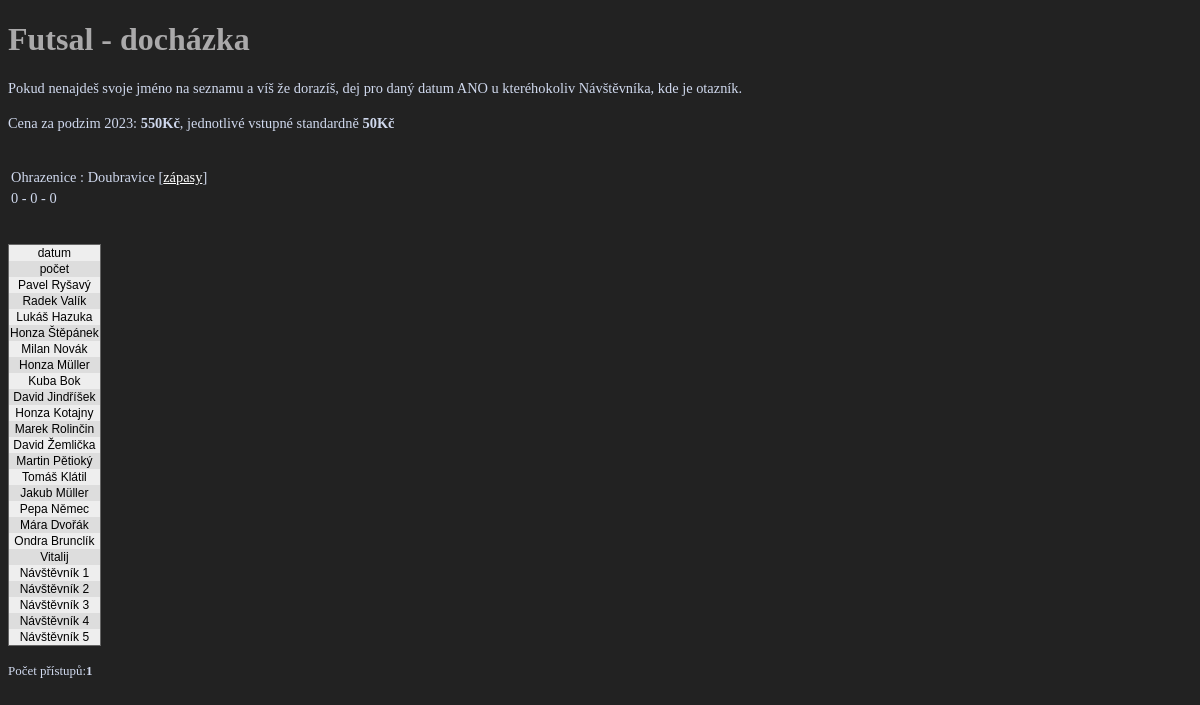
The page / on the database its author committed.
### tables this page shows
CREATE TABLE `t_player` (
  `id` int(11) NOT NULL,
  `name` varchar(50) DEFAULT NULL,
  `surname` varchar(50) DEFAULT NULL,
  `email` varchar(50) DEFAULT NULL,
  `telefon` varchar(50) DEFAULT NULL,
  `comment` text
);

### index.php (the view, shortened to what this page needs)
<!DOCTYPE html>
<html>
<head>
                <link rel="stylesheet" href="css/main.css">
</head>
<?
$dbhost = 'sql2.webzdarma.cz';
$dbuser = 'ohrazenice.k8801';
$dbpass = 'mullerj1';
$spojeni = mysql_connect($dbhost, $dbuser, $dbpass);
$ohio = mysql_query("select count(vysledek) as ohio from t_score where vysledek = 1 and datum > '2023-09-01'",$spojeni);
$doub = mysql_query("select count(vysledek) as doub from t_score where vysledek = 2 and datum > '2023-09-01'",$spojeni);
$remizy = mysql_query("select count(vysledek) as remizy from t_score where vysledek = 0 and datum > '2023-09-01'",$spojeni);
?>
<body>
	<h1>Futsal - docházka</h1>
	<div class="message">Pokud nenajdeš svoje jméno na seznamu a víš že dorazíš, dej pro daný datum ANO u kteréhokoliv Návštěvníka, kde je otazník.</div>
	<br />
	<div class="message">Cena za podzim 2023: <b>550Kč</b>, jednotlivé vstupné standardně <b>50Kč</b><div>
	<br />
	<br />
	<table class="att1">
		<tr class="att1">
			<td class="att1">Ohrazenice : Doubravice [<a href="skore.php?sezona=0" onclick="">zápasy</a>]</td>
		</tr>
		<tr class="att1">
			<td class="att1">
			<?
				$zaznam = mysql_fetch_array($ohio);
				echo $zaznam["ohio"] . ' - ';
				$zaznam = mysql_fetch_array($remizy);
				echo $zaznam["remizy"] . ' - ';
				$zaznam = mysql_fetch_array($doub);
				echo $zaznam["doub"];
			?>
			</td>
		</tr>
	</table>
    <br />
	<br />
	<table class="att">
		<tr class="att">
        <td class="att">datum</td>
<?
echo '</tr>'. "\n";
echo '<tr class="att">';
echo '<td class="att">počet</td>';
echo '</tr>' . "\n";
$vysledek = mysql_query("SELECT id, surname, name, comment FROM t_player order by id",$spojeni);
while ($zaznam = mysql_fetch_array($vysledek) ):
                echo '<tr class="att">';
                echo '<td class="att">';
                echo $zaznam["name"] . " ";
                echo $zaznam["surname"];
                echo '</td>' . "\n";
                echo '</tr>' . "\n";
endwhile;
echo '</table>'. "\n";
?>
<br />
<div class="message">Počet přístupů:<b><? require "pocitadlo.php"?></b></div>
<br />
<br />
</body>
</html>

### pocitadlo.php (shortened to what this page needs)
<?
function pristup()
{
		$fp = FOpen("pocitadlo.dat", "r+");
		$pristupu = fGetS($fp,10)+1 ;
		echo $pristupu;
}
?>

### css/main.css (style rules this page uses)
﻿BODY, HTML { background-color: #222222; color: white; }
H1 { color:#AAA9AA; }
a:link { color: #FFFFFF; }
table.att { border-width:1px; border-color: #666; border-style: solid; font-family:"Trebuchet MS", Arial, Helvetica, sans-serif; font-size:12px; color:black; border-spacing:0; border-collapse:collapse; layout:fixed; text-align:center; }
tr.att:nth-child(2n+1) { background:#eee; }
tr.att:nth-child(2n) { background:#ddd; }
.message { font-weight:normal; font-size:90%; color:#D0D9EE; _word-wrap:break-word; overflow:hidden; }

### rows shown on the page
t_player: name "Pavel", surname "Ryšavý"
t_player: name "Radek", surname "Valík"
t_player: name "Lukáš", surname "Hazuka"
t_player: name "Honza", surname "Štěpánek"
t_player: name "Milan", surname "Novák"
t_player: name "Honza", surname "Müller"
t_player: name "Kuba", surname "Bok"
t_player: name "David", surname "Jindříšek"
t_player: name "Honza", surname "Kotajny"
t_player: name "Marek", surname "Rolinčin"
t_player: name "David", surname "Žemlička"
t_player: name "Martin", surname "Pětioký"
t_player: name "Tomáš", surname "Klátil"
t_player: name "Jakub", surname "Müller"
t_player: name "Pepa", surname "Němec"
t_player: name "Mára", surname "Dvořák"
t_player: name "Ondra", surname "Brunclík"
t_player: name "Vitalij"
t_player: name "Návštěvník 1"
t_player: name "Návštěvník 2"
t_player: name "Návštěvník 3"
t_player: name "Návštěvník 4"
t_player: name "Návštěvník 5"

### other values the page prints
$zaznam["ohio"] "0"
$zaznam["remizy"] "0"
$zaznam["doub"] "0"
$pristupu "1"
